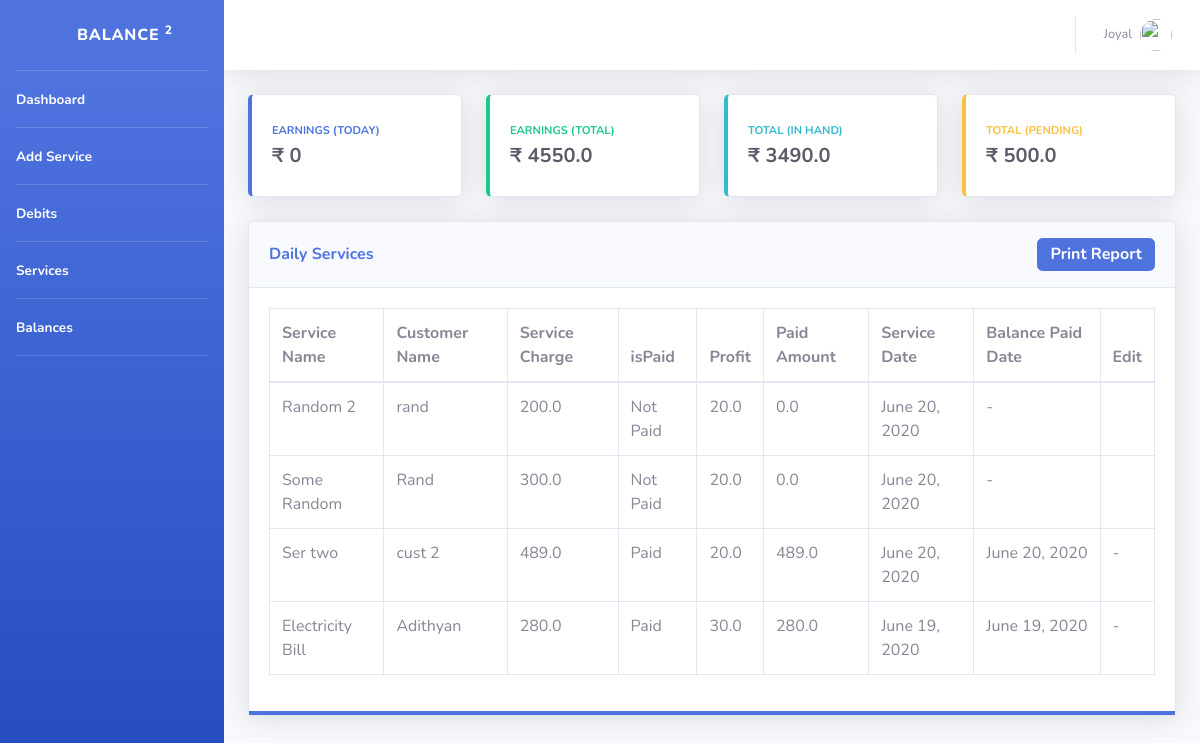
The app's page /welcome/ (signed in), older data.
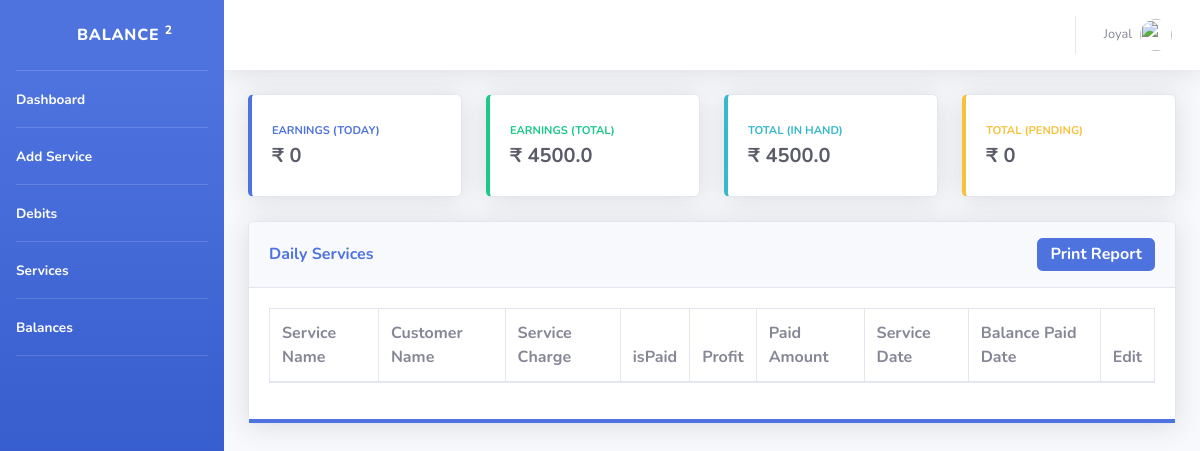
The same page, newer data.
### calcbook/models.py (models this page shows, shortened)
class Services(models.Model):
    service_name = models.CharField(max_length= 50)
    customer_id = models.ForeignKey(Customers , on_delete= models.CASCADE)
    service_charge = models.FloatField()
    profit = models.FloatField()
    isPaid = models.BooleanField()
    paid_amt = models.FloatField()
    service_date = models.DateField()
    bal_paid_date = models.DateField(blank=True, null=True)

class Customers(models.Model):
    name = models.CharField(max_length = 50)
    phone = models.CharField( max_length=13 , blank=True)
    email = models.EmailField(blank=True)

### calcbook/views.py (the view)
# urls.py: path('welcome/', views.welcome , name='welcome'),
@login_required
def welcome(request):
    today = datetime.date.today()
    username = request.user.first_name
    total_amt_today = Services.objects.filter(Q(service_date = today , isPaid = True) | Q(bal_paid_date=today)).aggregate(Sum('profit'))
    all_total = Total.objects.values_list('total_amt', flat=True)
    for all_t in all_total:
        all_total = all_t
    total_loss = Total.objects.values_list('loss_total', flat=True)
    for all_t in total_loss:
        total_loss = all_t
    inHand = all_total - total_loss
    total_bal = Balance.objects.aggregate(Sum('balance_amt'))
    total_bal = total_bal['balance_amt__sum']
    service_table = Services.objects.order_by('-id')
    context = {'username':username ,'total_amt_today':total_amt_today , 'all_total':all_total , 'inHand':inHand , 'total_bal':total_bal , 'service_table':service_table}
    return render(request, 'index.html' , context)

### templates/index.html (shortened to what the changed rows need)
{% extends "base.html" %}
{% block body_block %}
<div class="row">
    <div class="col-xl-3 col-md-6 mb-4">
        <div class="card border-left-success shadow h-100 py-2">
            <div class="card-body">
                <div class="row no-gutters align-items-center">
                    <div class="col mr-2">
                        <div class="text-xs font-weight-bold text-success text-uppercase mb-1">Earnings (Total)</div>
                        <div class="h5 mb-0 font-weight-bold text-gray-800">₹ {{all_total}}</div>
                    </div>
                </div>
            </div>
        </div>
    </div>
    <div class="col-xl-3 col-md-6 mb-4">
        <div class="card border-left-info shadow h-100 py-2">
            <div class="card-body">
                <div class="row no-gutters align-items-center">
                    <div class="col mr-2">
                        <div class="row no-gutters align-items-center">
                            <div class="col-auto">
                                <div class="h5 mb-0 mr-3 font-weight-bold text-gray-800">₹ {{inHand}}</div>
                            </div>
                        </div>
                    </div>
                </div>
            </div>
        </div>
    </div>
    <div class="col-xl-3 col-md-6 mb-4">
        <div class="card border-left-warning shadow h-100 py-2">
            <div class="card-body">
                <div class="row no-gutters align-items-center">
                    <div class="col mr-2">
                        <div class="text-xs font-weight-bold text-warning text-uppercase mb-1">Total (Pending) </div>
                        <div class="h5 mb-0 font-weight-bold text-gray-800">₹
                        {% if total_bal == None %}
                            0
                        {% else %}
                            {{total_bal}}
                        {% endif %}
                            </div>
                    </div>
                </div>
            </div>
        </div>
    </div>
</div>
<div class="card shadow mb-4">
    <div class="card-body  border-bottom-primary">
        <div class="table-responsive ">
            <table class="table table-bordered" data-order='[[ 0, "des" ]]' id="dataTable" width="100%" cellspacing="0"
                align="center">
                <thead>
                    <tr>
                        <th>Service Name</th>
                        <th>Customer Name</th>
                        <th>Service Charge</th>
                        <th>isPaid</th>
                        <th>Profit</th>
                        <th>Paid Amount</th>
                        <th>Service Date</th>
                        <th>Balance Paid Date</th>
                        <th>Edit</th>
                    </tr>
                </thead>
                <tbody>
                    {% for service in service_table %}
                    <tr>
                        <td>{{service.service_name}}</td>
                        <td>{{service.customer_id.name}}</td>
                        <td>{{service.service_charge}}</td>
                        {% if service.isPaid == True %}
                        <td>Paid</td>
                        {% else %}
                        <td>Not Paid</td>
                        {% endif %}
                        <td>{{service.profit}}</td>
                        <td>{{service.paid_amt}}</td>
                        <td>{{service.service_date}}</td>
                        {% if service.bal_paid_date == None %}
                        <td>-</td>
                        {% else %}
                        <td>{{service.bal_paid_date}}</td>
                        {% endif %}
                        <td>
                            {% if service.isPaid %}
                                -
                            {% else %}
                                <a href="/update_services/{{service.id}}/update/"><i class="fa fa-pencil-alt"></i> </a>
                            {% endif %}
                        </td>
                    </tr>
                    {% endfor %}
                </tbody>
            </table>
        </div>
    </div>
</div>
{% endblock %}

Row changes from the older to the newer data that the page shows:
removed Services: service_name "Random 2", customer_id.name "rand", service_charge "200.0", isPaid "Not Paid", profit "20.0", paid_amt "0.0", service_date "June 20, 2020"
removed Services: service_name "Some Random", customer_id.name "Rand", service_charge "300.0", isPaid "Not Paid", profit "20.0", paid_amt "0.0", service_date "June 20, 2020"
removed Services: service_name "Ser two", customer_id.name "cust 2", service_charge "489.0", isPaid "Paid", profit "20.0", paid_amt "489.0", service_date "June 20, 2020", bal_paid_date "June 20, 2020"
removed Services: service_name "Electricity Bill", customer_id.name "Adithyan", service_charge "280.0", isPaid "Paid", profit "30.0", paid_amt "280.0", service_date "June 19, 2020", bal_paid_date "June 19, 2020"
Text that changed along with them:
{{ all_total }}: "4550.0" → "4500.0"
{{ inHand }}: "3490.0" → "4500.0"
{{ total_bal }}: "500.0" → (not shown)
text now shown: "0"
